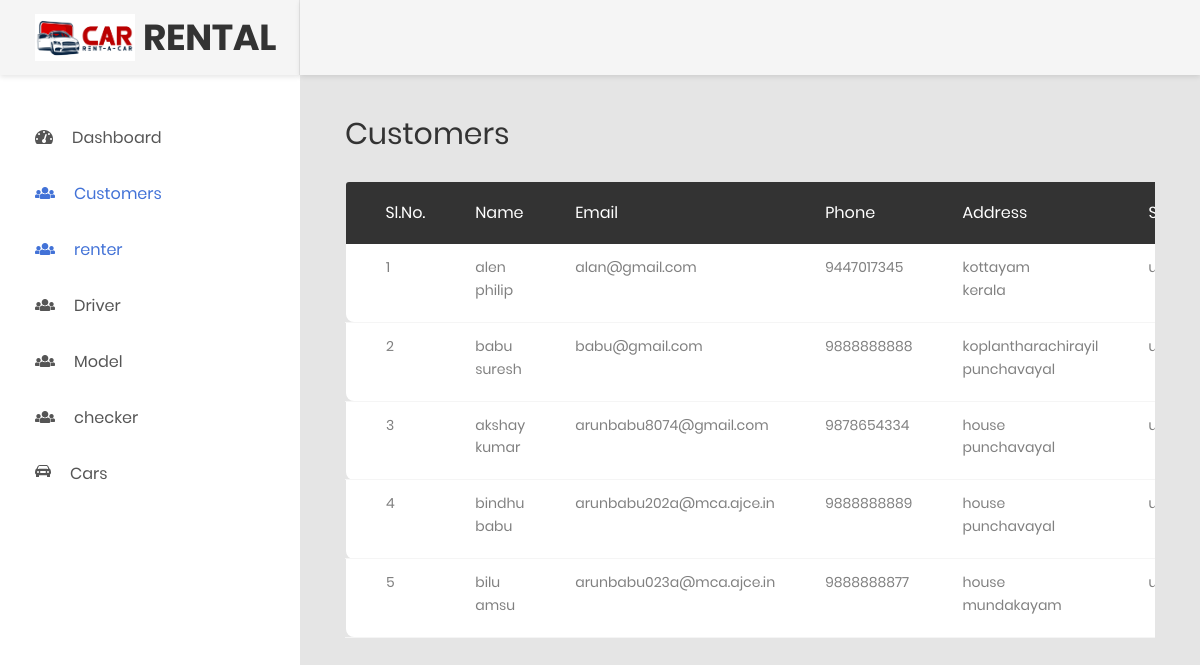
The app's page /code/admin/customer.php (signed in) with its own data.
### tables this page shows
CREATE TABLE `customer` (
  `cus_id` int(11) NOT NULL,
  `log_id` int(11) NOT NULL,
  `fname` varchar(50) NOT NULL,
  `lname` varchar(50) NOT NULL,
  `email` varchar(50) NOT NULL,
  `phone` bigint(20) NOT NULL,
  `addresss` varchar(100) NOT NULL,
  `place` varchar(50) NOT NULL,
  `license` varchar(100) DEFAULT 'null'
);

### code/admin/customer.php (the view, shortened to what this page needs)
<?php
include '../config.php';
?>
<!DOCTYPE html>
<html lang="en">
<head>
  <link href="css/font-face.css" rel="stylesheet" media="all">
  <link href="vendor/font-awesome-4.7/css/font-awesome.min.css" rel="stylesheet" media="all">
  <link href="vendor/font-awesome-5/css/fontawesome-all.min.css" rel="stylesheet" media="all">
  <link href="vendor/mdi-font/css/material-design-iconic-font.min.css" rel="stylesheet" media="all">
  <link href="vendor/bootstrap-4.1/bootstrap.min.css" rel="stylesheet" media="all">
  <link href="vendor/animsition/animsition.min.css" rel="stylesheet" media="all">
  <link href="vendor/bootstrap-progressbar/bootstrap-progressbar-3.3.4.min.css" rel="stylesheet" media="all">
  <link href="vendor/wow/animate.css" rel="stylesheet" media="all">
  <link href="vendor/css-hamburgers/hamburgers.min.css" rel="stylesheet" media="all">
  <link href="vendor/slick/slick.css" rel="stylesheet" media="all">
  <link href="vendor/select2/select2.min.css" rel="stylesheet" media="all">
  <link href="vendor/perfect-scrollbar/perfect-scrollbar.css" rel="stylesheet" media="all">
  <link href="css/theme.css" rel="stylesheet" media="all">
</head>
<body class="animsition">
  <div class="page-wrapper">
    <aside class="menu-sidebar d-none d-lg-block">
      <div class="logo">
        <img src="../images/logo.png" alt="" width="100px" height="100px">&ensp;
        <h1>
         RENTAL
        </h1>
      </div>
      <div class="menu-sidebar__content js-scrollbar1">
        <nav class="navbar-sidebar">
          <ul class="list-unstyled navbar__list">
            <li class="has-sub">
              <a class="js-arrow" href="ad.php">
                <i class="fas fa-tachometer-alt"></i>Dashboard</a>
            </li>
            <li class="active has-sub">
              <a class="js-arrow" href="#">
                <i class="fas fa-users"></i>Customers</a>
            </li>
            <li class="active has-sub">
              <a class="js-arrow" href="rent.php">
                <i class="fas fa-users"></i>renter</a>
            </li>
            <li class="has-sub">
              <a class="js-arrow" href="driverAD.php">
                <i class="fas fa-users"></i>Driver</a>
            </li>
            <li class="has-sub">
              <a class="js-arrow" href="model.php">
                <i class="fas fa-users"></i>Model</a>
            </li>
            <li class="has-sub">
              <a class="js-arrow" href="checker.php">
                <i class="fas fa-users"></i>checker</a>
            </li>
            <li class="has-sub">
              <a class="js-arrow" href="#">
                <i class="fas bi-car-front-fill"></i>Cars</a>
            </li>
          </ul>
        </nav>
      </div>
    </aside>
    <div class="page-container">
      <header class="header-desktop">
        <div class="section__content section__content--p30">
          <div class="container-fluid">
            <div class="header-wrap">
              <div class="header-button">
                <div class="account-wrap">
                  <div class="account-item clearfix js-item-menu">
                  </div>
                </div>
              </div>
            </div>
          </div>
        </div>
      </header>
      <div class="main-content">
        <div class="section__content section__content--p30">
          <div class="container-fluid">
            <div class="row">
              <div class="col-md-12">
                <div class="overview-wrap">
                  <h2 class="title-1">Customers</h2>
                </div>
              </div>
            </div>
            <div class="row m-t-30">
                            <div class="col-md-12">
                                <div class="table-responsive m-b-40">
                                    <table class="table table-borderless table-data3">
                                        <thead>
                                            <tr>
                                                <th>Sl.No.</th>
                                                <th>Name</th>
                                                <th>Email</th>
                                                <th>Phone</th>
                                                <th>Address</th>
                                                <th>Status</th>
                                            </tr>
                                        </thead>
                                        <?php
                                            $cust = "SELECT * FROM `customer`";
                                            $cust_run = mysqli_query($conn,$cust);
                                            $i = 1;
                                            while($row=mysqli_fetch_array($cust_run)){
                                        ?>
                                        <tbody>
                                            <tr>
                                                <td><?php echo $i; ?></td>
                                                <td><?php echo $row['fname']." ".$row['lname']; ?></td>
                                                <td><?php echo $row['email']; ?></td>
                                                <td><?php echo $row['phone']; ?></td>
                                                <td><?php echo $row['addresss']."<br>".$row['place']; ?></td>
                                                <td><?php
                                                $r=$row['log_id'];
                                                $s="SELECT statuss from login WHERE log_id='$r'";
                                                $s_run = mysqli_query($conn,$s);
                                                $row1=mysqli_fetch_array($s_run);
                                                if($row1['statuss']==0){
                                                  echo "blocked";
                                                }
                                                else{
                                                  echo "unblocked";
                                                }
                                                ?>
                                          </td>
                                            </tr>
                                        </tbody>
                     <?php
                     $i++;
    }
    ?>
                                    </table>
                                </div>
                            </div>
                        </div>
          </div>
        </div>
      </div>
    </div>
  </div>
</body>
</html>

### records on screen
customer: fname "alen", lname "philip", email "alan@gmail.com", phone "9447017345", addresss "kottayam", place "kerala"
customer: fname "babu", lname "suresh", email "babu@gmail.com", phone "9888888888", addresss "koplantharachirayil", place "punchavayal"
customer: fname "akshay", lname "kumar", email "arunbabu8074@gmail.com", phone "9878654334", addresss "house", place "punchavayal"
customer: fname "bindhu", lname "babu", email "arunbabu202a@mca.ajce.in", phone "9888888889", addresss "house", place "punchavayal"
customer: fname "bilu", lname "amsu", email "arunbabu023a@mca.ajce.in", phone "9888888877", addresss "house", place "mundakayam"
